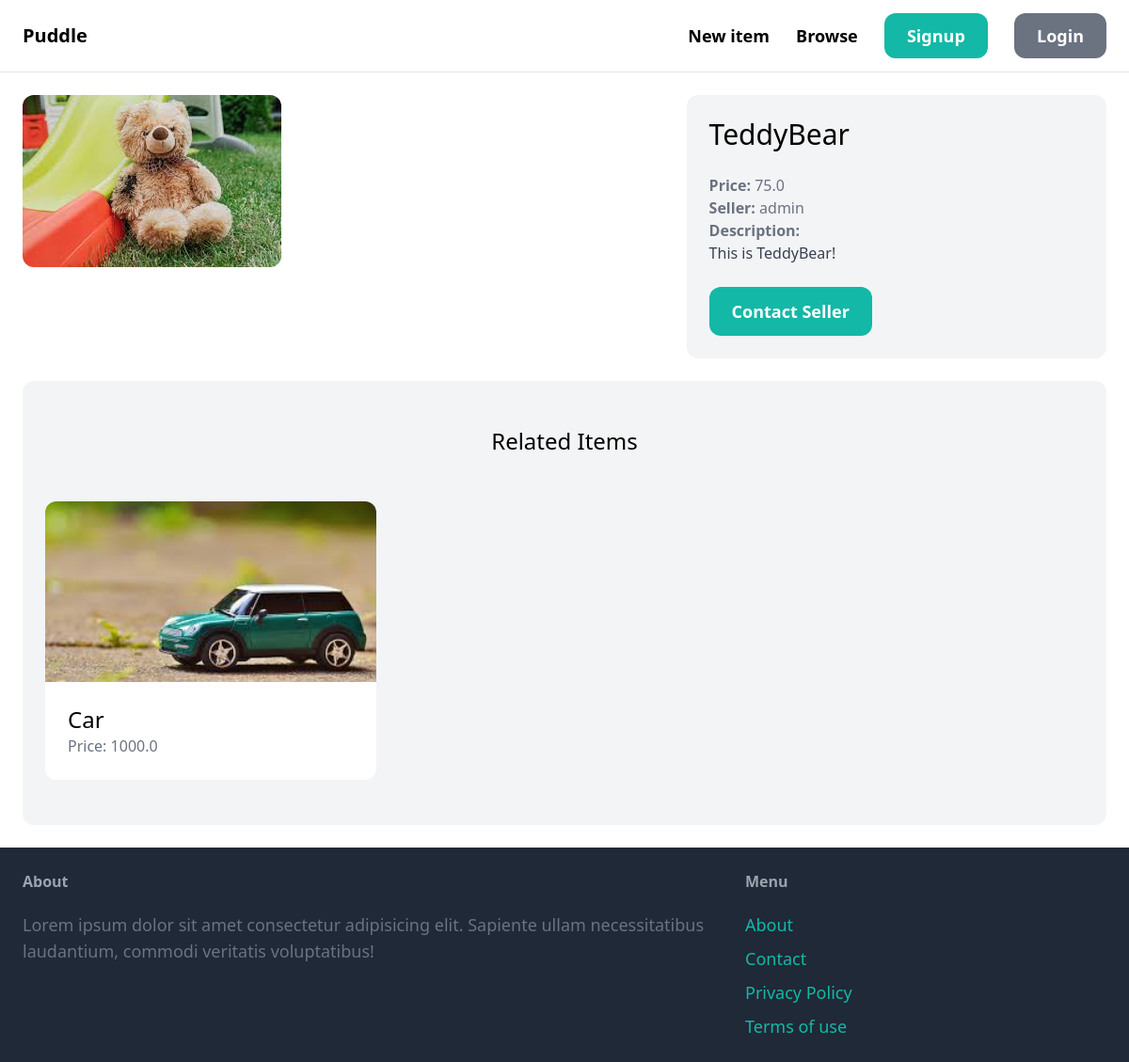
The app's page /items/items/1/ with its own data.
### item/models.py (models this page shows, shortened)
class Item(models.Model):
    category = models.ForeignKey(Category, related_name='items', on_delete=models.CASCADE)
    name = models.CharField(max_length=255)
    description = models.TextField(blank=True, null=True)
    price = models.FloatField()
    image = models.ImageField(upload_to='item_images', blank=True, null=True)
    is_sold = models.BooleanField(default=False)
    created_by = models.ForeignKey(User, related_name="items", on_delete=models.CASCADE)
    created_at = models.DateTimeField(auto_now_add=True)

### item/views.py (the view)
# urls.py: path('<int:pk>/', views.detail, name="detail"),
def detail(request, pk):
    item = get_object_or_404(Item, pk=pk)
    related_items = Item.objects.filter(category=item.category, is_sold=False).exclude(pk=pk)[0:3]
    return render(request, 'item/detail.html', {
        'item': item,
        'related_items': related_items,
    })

### item/templates/item/detail.html (shortened to what this page needs)
{% extends 'core/base.html' %}
{% block content %}
<div class="grid grid-cols-5 gap-6">
    <div class="col-span-3">
        <img src="{{item.image.url}}" class="rounded-xl">
    </div>
    <div class="col-span-2 p-6 bg-gray-100 rounded-xl">
        <h1 class="mb-6 text-3xl">{{item.name}}</h1>
        <p class="text-gray-500"><strong>Price: </strong>{{item.price}}</p>
        <p class="text-gray-500"><strong>Seller: </strong>{{item.created_by.username}}</p>
        {% if item.description %}
        <p class="text-gray-700">
            <strong class="text-gray-500">Description:</strong><br>
            {{item.description}}
        </p>
        {% endif %}
        {% if request.user == item.created_by %}
        <div class="mt-6 p-6 bg-white rounded-xl">
            <p>This is your item!</p>
            <a href="{% url 'item:edit' item.id %}"
                class="inline-block my-6 px-6 py-3 text-lg font-semibold bg-teal-500 text-white rounded-xl">Edit</a>
            <a href="{% url 'item:delete' item.id %}"
                class="inline-block my-6 px-6 py-3 text-lg font-semibold bg-red-500 text-white rounded-xl">Delete</a>
        </div>
        {% else %}
        <a href="{% url 'conversation:new' item.id %}"
            class="inline-block mt-6 px-6 py-3 text-lg font-semibold bg-teal-500 text-white rounded-xl hover:bg-teal-700">Contact
            Seller
        </a>
        {% endif %}
    </div>
</div>
<div class="mt-6 px-6 py-12 bg-gray-100 rounded-xl">
    <h2 class="mb-12 text-2xl text-center">Related Items</h2>
    <div class="grid grid-cols-1 sm:grid-cols-2 lg:grid-cols-3 gap-6">
        {% for item in related_items %}
        <div>
            <a href="{% url 'item:detail' item.id %}">
                <div>
                    <img src="{{ item.image.url }}" class="w-full h-48 object-cover rounded-t-xl">
                </div>
                <div class="p-6 bg-white rounded-b-xl">
                    <h2 class="text-2xl">{{ item.name }}</h2>
                    <p class="text-gray-500">Price: {{ item.price }}</p>
                </div>
            </a>
        </div>
        {% endfor %}
    </div>
</div>
{% endblock %}

### records on screen
Item: image (picture), name "TeddyBear", price "75.0", created_by.username "admin", description "This is TeddyBear!"
Item: image (picture), name "Car", price "1000.0"
